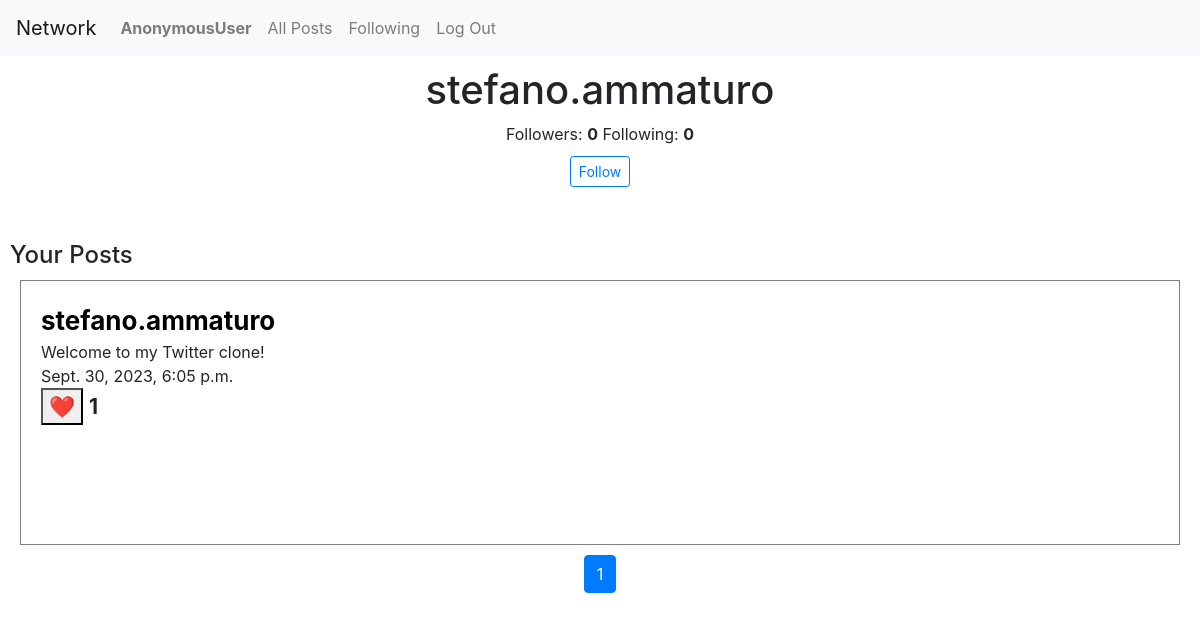
The app's page /profile/stefano.ammaturo with its own data.
### network/models.py (models this page shows)
class User(AbstractUser):
    pass

class Posts(models.Model):
    user = models.ForeignKey(User, on_delete=models.CASCADE, blank=True, null=True)
    content = models.CharField(max_length=500, default='')
    likes = models.IntegerField(default=0)
    created = models.DateTimeField(default=timezone.now)

### network/views.py (the view)
# urls.py: path("profile/<str:user>", views.profile, name="profile"),
def profile(request, user):
    user_obj = User.objects.get(username=user) #get the user whos profile were on
    user_profile = Profile.objects.get(user=user_obj) #get the users whos profile were on profile, can access followers from here
    logged_in_user = request.user
    if request.method == "POST":
        if logged_in_user in user_profile.followers.all():
            unfollowed(logged_in_user, user)
            follows=False
        else:
            followed(logged_in_user, user)
            follows=True
        posts = Posts.objects.filter(user = user_obj).order_by('-created') #get specific users posts
        paginator = Paginator(posts, 10)  # Change 10 to the desired number of items per page
        page_number = request.GET.get('page')
        page = paginator.get_page(page_number)
        follower_count = user_profile.followers.all().count()
        following_count = user_profile.following.all().count()
        return render(request, "network/profile.html", {"follows":follows,"user":user_obj,"page":page, "follower_count":follower_count, "following_count":following_count})
    else:
        if request.user != user:
            if logged_in_user in user_profile.followers.all():
                follows=True
            else:
                follows=False
        posts = Posts.objects.filter(user = user_obj).order_by('-created') #get specific users posts
        paginator = Paginator(posts, 10)  # Change 10 to the desired number of items per page
        page_number = request.GET.get('page')
        page = paginator.get_page(page_number)
        follower_count = user_profile.followers.all().count()
        following_count = user_profile.following.all().count()
        return render(request, "network/profile.html", {"follows":follows,"user":user_obj,"page":page, "follower_count":follower_count, "following_count":following_count})

### network/templates/network/profile.html (shortened to what this page needs)
{% extends "network/layout.html" %}
{% block body %}
<div>
    <div style = "padding:10px; text-align: center;">
        <h1 id="user_profile">{{ user }}</h1>
        Followers: <b>{{ follower_count }}</b>
        Following: <b>{{ following_count }}</b><br>
        <form action="{% url 'profile' user %}" method="POST">
            {% if request.user != user and not follows %}
            <div id="request-view">
                <button type="submit" style="margin:10px;" class="btn btn-sm btn-outline-primary" id="follow">Follow</button></a>
            </div>
            {% elif request.user != user and follows %}
                <div id="unfollow-view">
                    <button type="submit" style="margin:10px;" class="btn btn-sm btn-outline-primary" id="unfollow">Unfollow</button>
                </div>
            {% endif %}
        </form>
    </div><br>
    <div style = "padding:10px;">
        <h4>Your Posts</h4>
        {% for post in page %}
                <div class = "post">
                    <a href="{% url 'profile' post.user %}"><b style = "font-size:26px; color:black;">{{ post.user }}</b><br></a>
                    <div>
                        <div>
                            <div id="post-content-{{ post.id }}">{{ post.content }}</div>
                        </div>
                        <div>{{ post.created }}</div>
                        <div style="font-size: 21px;">
                            <button id="like-button-{{ post.id }}" class="like-button" data-post-id="{{ post.id }}" data-csrf="{{ csrf_token }}">&#10084;&#65039;</button>
                            <b id="like-count-{{ post.id }}" class="like-count">{{ post.likes }}</b>
                        </div>
                    </div>
                </div>
            {% endfor %}
        <nav aria-label="Page navigation example">
            <ul class="pagination justify-content-center">
                {% for page_num in page.paginator.page_range %}
                    <li class="page-item {% if page_num == page.number %}active{% endif %}">
                        <a class="page-link" href="?page={{ page_num }}">{{ page_num }}</a>
                    </li>
                {% endfor %}
            </ul>
        </nav>
    </div>
</div>
{% endblock %}

### network/static/network/styles.css (style rules this page uses)
.post { border: 0.5px solid grey; height:265px; padding: 20px; margin:10px; }

### records on screen
User: username "stefano.ammaturo"
Posts: user "stefano.ammaturo", content "Welcome to my Twitter clone!", created "Sept. 30, 2023, 6:05 p.m.", likes "1"

### other values on screen
{{ request.user }} "AnonymousUser"
{{ follower_count }} "0"
{{ following_count }} "0"
{{ page_num }} "1"
